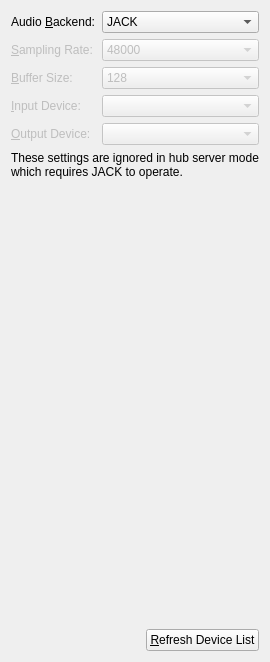
      <widget class="QWidget" name="backendTab">
       <attribute name="title">
        <string>Audio Backend</string>
       </attribute>
       <layout class="QGridLayout" name="gridLayout_11">
        <item row="9" column="0" colspan="2">
         <layout class="QHBoxLayout" name="deviceManagementLayout">
          <item>
           <spacer name="backendTabSpacer">
            <property name="orientation">
             <enum>Qt::Horizontal</enum>
            </property>
            <property name="sizeHint" stdset="0">
             <size>
              <width>40</width>
              <height>20</height>
             </size>
            </property>
           </spacer>
          </item>
          <item>
           <widget class="QPushButton" name="refreshDevicesButton">
            <property name="text">
             <string>&amp;Refresh Device List</string>
            </property>
           </widget>
          </item>
         </layout>
        </item>
        <item row="0" column="1">
         <widget class="QComboBox" name="backendComboBox">
          <property name="toolTip">
           <string>&lt;html&gt;&lt;head/&gt;&lt;body&gt;&lt;p&gt;Choose the audio backend to use. JACK is the default and is well tested, but requires the JACK audio server to be installed.&lt;/p&gt;&lt;p&gt;RtAudio is still a work in progress, but it works with your operating system's native audio drivers and requires no additional software.&lt;/p&gt;&lt;/body&gt;&lt;/html&gt;</string>
          </property>
          <item>
           <property name="text">
            <string>JACK</string>
           </property>
          </item>
          <item>
           <property name="text">
            <string>RtAudio</string>
           </property>
          </item>
         </widget>
        </item>
        <item row="3" column="1">
         <widget class="QComboBox" name="inputDeviceComboBox">
          <property name="enabled">
           <bool>false</bool>
          </property>
         </widget>
        </item>
        <item row="6" column="1">
         <spacer name="backendSpacer">
          <property name="orientation">
           <enum>Qt::Vertical</enum>
          </property>
          <property name="sizeHint" stdset="0">
           <size>
            <width>20</width>
            <height>444</height>
           </size>
          </property>
         </spacer>
        </item>
        <item row="3" column="0">
         <widget class="QLabel" name="inputDeviceLabel">
          <property name="enabled">
           <bool>false</bool>
          </property>
          <property name="sizePolicy">
           <sizepolicy hsizetype="Maximum" vsizetype="Preferred">
            <horstretch>0</horstretch>
            <verstretch>0</verstretch>
           </sizepolicy>
          </property>
          <property name="text">
           <string>&amp;Input Device:</string>
          </property>
          <property name="buddy">
           <cstring>inputDeviceComboBox</cstring>
          </property>
         </widget>
        </item>
        <item row="2" column="1">
         <widget class="QComboBox" name="bufferSizeComboBox">
          <property name="enabled">
           <bool>false</bool>
          </property>
          <property name="toolTip">
           <string>&lt;html&gt;&lt;head/&gt;&lt;body&gt;&lt;p&gt;Set the driver's buffer size to use with the RtAudio backend.&lt;/p&gt;&lt;/body&gt;&lt;/html&gt;</string>
          </property>
          <property name="currentIndex">
           <number>3</number>
          </property>
          <item>
           <property name="text">
            <string>16</string>
           </property>
          </item>
          <item>
           <property name="text">
            <string>32</string>
           </property>
          </item>
          <item>
           <property name="text">
            <string>64</string>
           </property>
          </item>
          <item>
           <property name="text">
            <string>128</string>
           </property>
          </item>
          <item>
           <property name="text">
            <string>256</string>
           </property>
          </item>
          <item>
           <property name="text">
            <string>512</string>
           </property>
          </item>
          <item>
           <property name="text">
            <string>1024</string>
           </property>
          </item>
         </widget>
        </item>
        <item row="0" column="0">
         <widget class="QLabel" name="backendLabel">
          <property name="sizePolicy">
           <sizepolicy hsizetype="Maximum" vsizetype="Preferred">
            <horstretch>0</horstretch>
            <verstretch>0</verstretch>
           </sizepolicy>
          </property>
          <property name="text">
           <string>Audio &amp;Backend:</string>
          </property>
          <property name="buddy">
           <cstring>backendComboBox</cstring>
          </property>
         </widget>
        </item>
        <item row="2" column="0">
         <widget class="QLabel" name="bufferSizeLabel">
          <property name="enabled">
           <bool>false</bool>
          </property>
          <property name="sizePolicy">
           <sizepolicy hsizetype="Maximum" vsizetype="Preferred">
            <horstretch>0</horstretch>
            <verstretch>0</verstretch>
           </sizepolicy>
          </property>
          <property name="text">
           <string>&amp;Buffer Size:</string>
          </property>
          <property name="buddy">
           <cstring>bufferSizeComboBox</cstring>
          </property>
         </widget>
        </item>
        <item row="1" column="1">
         <widget class="QComboBox" name="sampleRateComboBox">
          <property name="enabled">
           <bool>false</bool>
          </property>
          <property name="toolTip">
           <string>&lt;html&gt;&lt;head/&gt;&lt;body&gt;&lt;p&gt;Set the audio sample rate to use with the RtAudio backend. This setting should be the same on both ends of the connection.&lt;/p&gt;&lt;/body&gt;&lt;/html&gt;</string>
          </property>
          <property name="currentText">
           <string>48000</string>
          </property>
          <property name="currentIndex">
           <number>3</number>
          </property>
          <item>
           <property name="text">
            <string>22050</string>
           </property>
          </item>
          <item>
           <property name="text">
            <string>32000</string>
           </property>
          </item>
          <item>
           <property name="text">
            <string>44100</string>
           </property>
          </item>
          <item>
           <property name="text">
            <string>48000</string>
           </property>
          </item>
          <item>
           <property name="text">
            <string>88200</string>
           </property>
          </item>
          <item>
           <property name="text">
            <string>96000</string>
           </property>
          </item>
          <item>
           <property name="text">
            <string>192000</string>
           </property>
          </item>
         </widget>
        </item>
        <item row="1" column="0">
         <widget class="QLabel" name="sampleRateLabel">
          <property name="enabled">
           <bool>false</bool>
          </property>
          <property name="sizePolicy">
           <sizepolicy hsizetype="Maximum" vsizetype="Preferred">
            <horstretch>0</horstretch>
            <verstretch>0</verstretch>
           </sizepolicy>
          </property>
          <property name="text">
           <string>&amp;Sampling Rate:</string>
          </property>
          <property name="buddy">
           <cstring>sampleRateComboBox</cstring>
          </property>
         </widget>
        </item>
        <item row="4" column="0">
         <widget class="QLabel" name="outputDeviceLabel">
          <property name="enabled">
           <bool>false</bool>
          </property>
          <property name="sizePolicy">
           <sizepolicy hsizetype="Maximum" vsizetype="Preferred">
            <horstretch>0</horstretch>
            <verstretch>0</verstretch>
           </sizepolicy>
          </property>
          <property name="text">
           <string>&amp;Output Device:</string>
          </property>
          <property name="buddy">
           <cstring>outputDeviceComboBox</cstring>
          </property>
         </widget>
        </item>
        <item row="4" column="1">
         <widget class="QComboBox" name="outputDeviceComboBox">
          <property name="enabled">
           <bool>false</bool>
          </property>
         </widget>
        </item>
        <item row="5" column="0" colspan="2">
         <widget class="QLabel" name="backendWarningLabel">
          <property name="text">
           <string>These settings are ignored in hub server mode which requires JACK to operate.</string>
          </property>
          <property name="wordWrap">
           <bool>true</bool>
          </property>
         </widget>
        </item>
       </layout>
      </widget>
